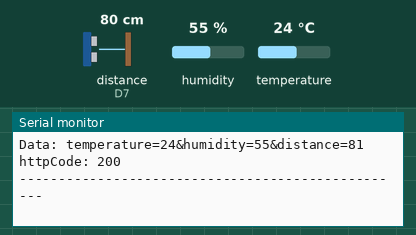
This sketch was run on a simulated ESP8266 (NodeMCU). Parts: the last lines printed to the serial monitor. The inputs (shaded band) are chosen by the test bench; at power-on: distance to the obstacle (sensor on D7) 80 cm, humidity 55 %, temperature 24 °C. The echo pulse lasts 58.3 µs per cm; WiFi joins after 1.5 s; servers stay silent unless stated; uploads are accepted with an empty reply.

Above: at 3.7 s.
3.8 s: distance to the obstacle (sensor on D7) set to 2 cm
11.4 s: humidity set to 22 %
At 12.89 s:
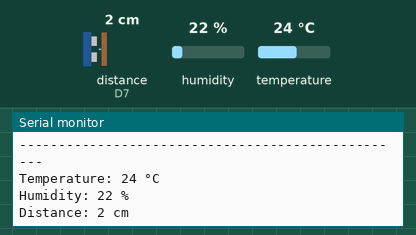
19.0 s: temperature set to 12 °C
At 24.0 s:
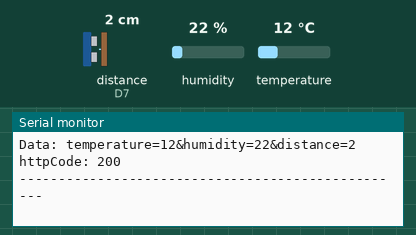
26.6 s: distance to the obstacle (sensor on D7) set to 4 cm
At 34.0 s:
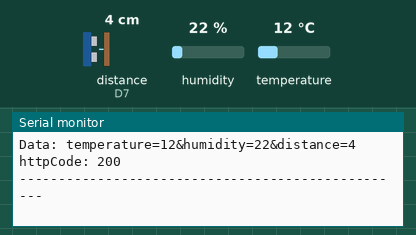
34.2 s: humidity set to 40 %
Timing chart, 0 to 37.2 s (numbered marks = the images above; inputs shaded):
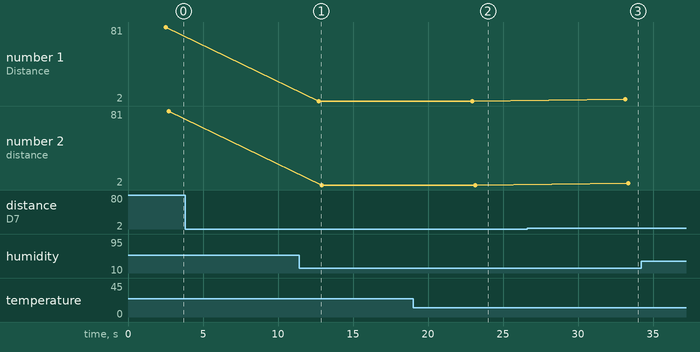

The sketch:

testdhtsonar.ino
```cpp
#include <ESP8266WiFi.h>       // Include the ESP8266 WiFi library
#include <ESP8266HTTPClient.h> // Include the ESP8266 HTTP client library
#include <DHT.h>               // Include the DHT sensor library
#include <NewPing.h>           // Include the NewPing library for HC-SR04 sonar sensor

#define DHTPIN D5              // Define the pin connected to the DHT22 sensor
#define DHTTYPE DHT22          // Define the type of DHT sensor (DHT22)
#define TRIGGER_PIN D6         // Define the pin for the sonar sensor trigger
#define ECHO_PIN D7            // Define the pin for the sonar sensor echo

DHT dht(DHTPIN, DHTTYPE);      // Initialize the DHT sensor
WiFiClient client;             // Create a WiFi client object
String URL = "http://192.168.29.34/env_project/index.php"; // Define the server URL
const char* ssid = "realme 8 Pro";     // Define the WiFi network SSID
const char* password = "bd702fbcc4";   // Define the WiFi network password

int temperature = 0;           // Initialize temperature variable
int humidity = 0;              // Initialize humidity variable
int distance = 0;              // Initialize distance variable

NewPing sonar(TRIGGER_PIN, ECHO_PIN);  // Initialize the sonar sensor with trigger and echo pins

void setup() {
  Serial.begin(115200);        // Start serial communication at 115200 baud rate
  dht.begin();                 // Initialize the DHT sensor
  connectWiFi();               // Connect to the WiFi network
}

void loop() {
  if (WiFi.status() != WL_CONNECTED) {  // Check if the WiFi is connected
    connectWiFi();           // Reconnect if WiFi is not connected
  }
  Load_DHT22_Data();         // Load data from the DHT22 sensor
  readSonarData();           // Load data from the sonar sensor

  String postData = "temperature=" + String(temperature) + "&humidity=" + String(humidity) + "&distance=" + String(distance);  // Create POST data string

  HTTPClient http;           // Create an HTTP client object
  http.begin(client, URL);   // Begin the HTTP connection
  http.addHeader("Content-Type", "application/x-www-form-urlencoded");  // Add the HTTP header for form data

  int httpCode = http.POST(postData);  // Send the POST request
  String payload = "";        // Initialize payload string

  if (httpCode > 0) {         // Check if the request was successful
    if (httpCode == HTTP_CODE_OK) {   // Check if the response code is OK
      payload = http.getString();     // Get the response payload
      Serial.println("Server response: " + payload);  // Print server response
    } else {
      Serial.printf("[HTTP] POST... code: %d\n", httpCode);  // Print the HTTP response code
    }
  } else {
    Serial.printf("[HTTP] POST... failed, error: %s\n", http.errorToString(httpCode).c_str());  // Print the error if request failed
  }

  http.end();                 // End the HTTP connection

  Serial.print("URL : ");     // Print the server URL
  Serial.println(URL);
  Serial.print("Data: ");     // Print the POST data
  Serial.println(postData);
  Serial.print("httpCode: "); // Print the HTTP response code
  Serial.println(httpCode);
  Serial.println("--------------------------------------------------");

  delay(10000);               // Delay for 10 seconds before the next loop
}

void Load_DHT22_Data() {
  temperature = dht.readTemperature(); // Read temperature from DHT22 sensor
  humidity = dht.readHumidity();       // Read humidity from DHT22 sensor

  if (isnan(temperature) || isnan(humidity)) {  // Check if the readings are valid
    Serial.println("Failed to read from DHT sensor!");  // Print error message if readings are not valid
    temperature = 0;  // Set temperature to 0 if invalid
    humidity = 0;     // Set humidity to 0 if invalid
  }

  Serial.printf("Temperature: %d °C\n", temperature); // Print the temperature value
  Serial.printf("Humidity: %d %%\n", humidity);       // Print the humidity value
}

void readSonarData() {
  unsigned int uS = sonar.ping();  // Send a ping and get the echo time in microseconds
  distance = sonar.convert_cm(uS); // Convert the echo time to distance in centimeters

  Serial.print("Distance: ");      // Print the distance value
  Serial.print(distance);
  Serial.println(" cm");
}

void connectWiFi() {
  WiFi.mode(WIFI_OFF);       // Turn off WiFi to reset the connection
  delay(1000);               // Delay for 1 second
  WiFi.mode(WIFI_STA);       // Set WiFi mode to station
  WiFi.begin(ssid, password);  // Begin WiFi connection with SSID and password

  Serial.println("Connecting to WiFi");  // Print connection status
  while (WiFi.status() != WL_CONNECTED) { // Wait until connected to WiFi
    delay(500);               // Delay for 0.5 second
    Serial.print(".");        // Print a dot for connection progress
  }

  Serial.println("");         // Print a new line after connection
  Serial.print("Connected to "); // Print connection message
  Serial.println(ssid);       // Print the SSID
  Serial.print("IP address: "); // Print IP address message
  Serial.println(WiFi.localIP()); // Print the local IP address
}
```

Measured:
- after the input at 11.4 s, the serial monitor: prints a new line after 1.3 s (image 1)
- after the input at 19.0 s, the serial monitor: prints a new line after 3.9 s (image 2)
- after the input at 26.6 s, the serial monitor: prints a new line after 6.6 s (image 3)
- plotted number 1: 2 → 4 after the input at 26.6 s
- plotted number 2: 2 → 4 after the input at 26.6 s
